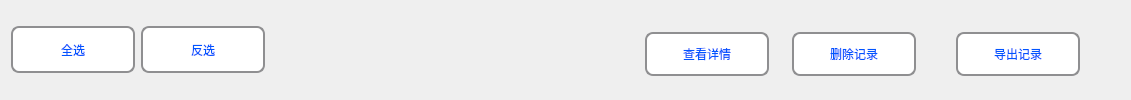
             <widget class="QWidget" name="widget_records_query_bottom" native="true">
              <layout class="QHBoxLayout" name="horizontalLayout_43">
               <item>
                <widget class="QToolButton" name="BtnRecord_AllSelect">
                 <property name="minimumSize">
                  <size>
                   <width>124</width>
                   <height>44</height>
                  </size>
                 </property>
                 <property name="maximumSize">
                  <size>
                   <width>100</width>
                   <height>16777215</height>
                  </size>
                 </property>
                 <property name="styleSheet">
                  <string notr="true">QToolButton { 
    border: 2px solid #8f8f91;
    border-radius: 8px; 
    min-width: 120px;
    min-height: 40px;
	background-color: rgb(255, 255, 255);
	color: rgb(0, 85, 255);
	font: 75 12pt &quot;微软雅黑&quot;;
 }
QToolButton:pressed {
    border: 2px solid #8f8f91;
    border-radius: 6px; 
    background-color: rgb(255, 255, 255);
    min-width: 120px;
    min-height: 40px;
	color: rgb(0, 85, 255);
	font: 75 10pt &quot;微软雅黑&quot;;
}</string>
                 </property>
                 <property name="text">
                  <string>全选</string>
                 </property>
                </widget>
               </item>
               <item>
                <widget class="QToolButton" name="BtnRecord_OppSelect">
                 <property name="minimumSize">
                  <size>
                   <width>124</width>
                   <height>44</height>
                  </size>
                 </property>
                 <property name="maximumSize">
                  <size>
                   <width>100</width>
                   <height>16777215</height>
                  </size>
                 </property>
                 <property name="styleSheet">
                  <string notr="true">QToolButton { 
    border: 2px solid #8f8f91;
    border-radius: 8px; 
    min-width: 120px;
    min-height: 40px;
	background-color: rgb(255, 255, 255);
	color: rgb(0, 85, 255);
	font: 75 12pt &quot;微软雅黑&quot;;
 }
QToolButton:pressed {
    border: 2px solid #8f8f91;
    border-radius: 6px; 
    background-color: rgb(255, 255, 255);
    min-width: 120px;
    min-height: 40px;
	color: rgb(0, 85, 255);
	font: 75 10pt &quot;微软雅黑&quot;;
}</string>
                 </property>
                 <property name="text">
                  <string>反选</string>
                 </property>
                </widget>
               </item>
               <item>
                <spacer name="horizontalSpacer_259">
                 <property name="orientation">
                  <enum>Qt::Horizontal</enum>
                 </property>
                 <property name="sizeHint" stdset="0">
                  <size>
                   <width>28</width>
                   <height>20</height>
                  </size>
                 </property>
                </spacer>
               </item>
               <item>
                <spacer name="horizontalSpacer_260">
                 <property name="orientation">
                  <enum>Qt::Horizontal</enum>
                 </property>
                 <property name="sizeHint" stdset="0">
                  <size>
                   <width>35</width>
                   <height>20</height>
                  </size>
                 </property>
                </spacer>
               </item>
               <item>
                <spacer name="horizontalSpacer_261">
                 <property name="orientation">
                  <enum>Qt::Horizontal</enum>
                 </property>
                 <property name="sizeHint" stdset="0">
                  <size>
                   <width>17</width>
                   <height>20</height>
                  </size>
                 </property>
                </spacer>
               </item>
               <item>
                <spacer name="horizontalSpacer_262">
                 <property name="orientation">
                  <enum>Qt::Horizontal</enum>
                 </property>
                 <property name="sizeHint" stdset="0">
                  <size>
                   <width>35</width>
                   <height>20</height>
                  </size>
                 </property>
                </spacer>
               </item>
               <item>
                <spacer name="horizontalSpacer_263">
                 <property name="orientation">
                  <enum>Qt::Horizontal</enum>
                 </property>
                 <property name="sizeHint" stdset="0">
                  <size>
                   <width>34</width>
                   <height>20</height>
                  </size>
                 </property>
                </spacer>
               </item>
               <item>
                <spacer name="horizontalSpacer_264">
                 <property name="orientation">
                  <enum>Qt::Horizontal</enum>
                 </property>
                 <property name="sizeHint" stdset="0">
                  <size>
                   <width>35</width>
                   <height>20</height>
                  </size>
                 </property>
                </spacer>
               </item>
               <item>
                <spacer name="horizontalSpacer_265">
                 <property name="orientation">
                  <enum>Qt::Horizontal</enum>
                 </property>
                 <property name="sizeHint" stdset="0">
                  <size>
                   <width>54</width>
                   <height>20</height>
                  </size>
                 </property>
                </spacer>
               </item>
               <item>
                <spacer name="horizontalSpacer_266">
                 <property name="orientation">
                  <enum>Qt::Horizontal</enum>
                 </property>
                 <property name="sizeHint" stdset="0">
                  <size>
                   <width>53</width>
                   <height>20</height>
                  </size>
                 </property>
                </spacer>
               </item>
               <item>
                <spacer name="horizontalSpacer_267">
                 <property name="orientation">
                  <enum>Qt::Horizontal</enum>
                 </property>
                 <property name="sizeHint" stdset="0">
                  <size>
                   <width>44</width>
                   <height>20</height>
                  </size>
                 </property>
                </spacer>
               </item>
               <item>
                <spacer name="horizontalSpacer_268">
                 <property name="orientation">
                  <enum>Qt::Horizontal</enum>
                 </property>
                 <property name="sizeHint" stdset="0">
                  <size>
                   <width>39</width>
                   <height>20</height>
                  </size>
                 </property>
                </spacer>
               </item>
               <item>
                <widget class="QToolButton" name="toolButton_record_query_view_details">
                 <property name="minimumSize">
                  <size>
                   <width>124</width>
                   <height>44</height>
                  </size>
                 </property>
                 <property name="maximumSize">
                  <size>
                   <width>100</width>
                   <height>35</height>
                  </size>
                 </property>
                 <property name="styleSheet">
                  <string notr="true">QToolButton { 
    border: 2px solid #8f8f91;
    border-radius: 8px; 
    min-width: 120px;
    min-height: 40px;
	background-color: rgb(255, 255, 255);
	color: rgb(0, 85, 255);
	font: 75 12pt &quot;微软雅黑&quot;;
 }
QToolButton:pressed {
    border: 2px solid #8f8f91;
    border-radius: 6px; 
    background-color: rgb(255, 255, 255);
    min-width: 120px;
    min-height: 40px;
	color: rgb(0, 85, 255);
	font: 75 10pt &quot;微软雅黑&quot;;
}</string>
                 </property>
                 <property name="text">
                  <string>查看详情</string>
                 </property>
                </widget>
               </item>
               <item>
                <spacer name="horizontalSpacer_269">
                 <property name="orientation">
                  <enum>Qt::Horizontal</enum>
                 </property>
                 <property name="sizeHint" stdset="0">
                  <size>
                   <width>17</width>
                   <height>20</height>
                  </size>
                 </property>
                </spacer>
               </item>
               <item>
                <widget class="QToolButton" name="toolButton_record_query_delete">
                 <property name="minimumSize">
                  <size>
                   <width>124</width>
                   <height>44</height>
                  </size>
                 </property>
                 <property name="maximumSize">
                  <size>
                   <width>100</width>
                   <height>35</height>
                  </size>
                 </property>
                 <property name="styleSheet">
                  <string notr="true">QToolButton { 
    border: 2px solid #8f8f91;
    border-radius: 8px; 
    min-width: 120px;
    min-height: 40px;
	background-color: rgb(255, 255, 255);
	color: rgb(0, 85, 255);
	font: 75 12pt &quot;微软雅黑&quot;;
 }
QToolButton:pressed {
    border: 2px solid #8f8f91;
    border-radius: 6px; 
    background-color: rgb(255, 255, 255);
    min-width: 120px;
    min-height: 40px;
	color: rgb(0, 85, 255);
	font: 75 10pt &quot;微软雅黑&quot;;
}</string>
                 </property>
                 <property name="text">
                  <string>删除记录</string>
                 </property>
                </widget>
               </item>
               <item>
                <spacer name="horizontalSpacer_270">
                 <property name="orientation">
                  <enum>Qt::Horizontal</enum>
                 </property>
                 <property name="sizeHint" stdset="0">
                  <size>
                   <width>34</width>
                   <height>20</height>
                  </size>
                 </property>
                </spacer>
               </item>
               <item>
                <widget class="QToolButton" name="toolButton_record_query_output">
                 <property name="minimumSize">
                  <size>
                   <width>124</width>
                   <height>44</height>
                  </size>
                 </property>
                 <property name="maximumSize">
                  <size>
                   <width>100</width>
                   <height>35</height>
                  </size>
                 </property>
                 <property name="styleSheet">
                  <string notr="true">QToolButton { 
    border: 2px solid #8f8f91;
    border-radius: 8px; 
    min-width: 120px;
    min-height: 40px;
	background-color: rgb(255, 255, 255);
	color: rgb(0, 85, 255);
	font: 75 12pt &quot;微软雅黑&quot;;
 }
QToolButton:pressed {
    border: 2px solid #8f8f91;
    border-radius: 6px; 
    background-color: rgb(255, 255, 255);
    min-width: 120px;
    min-height: 40px;
	color: rgb(0, 85, 255);
	font: 75 10pt &quot;微软雅黑&quot;;
}</string>
                 </property>
                 <property name="text">
                  <string>导出记录</string>
                 </property>
                </widget>
               </item>
               <item>
                <spacer name="horizontalSpacer_271">
                 <property name="orientation">
                  <enum>Qt::Horizontal</enum>
                 </property>
                 <property name="sizeHint" stdset="0">
                  <size>
                   <width>40</width>
                   <height>20</height>
                  </size>
                 </property>
                </spacer>
               </item>
              </layout>
             </widget>
